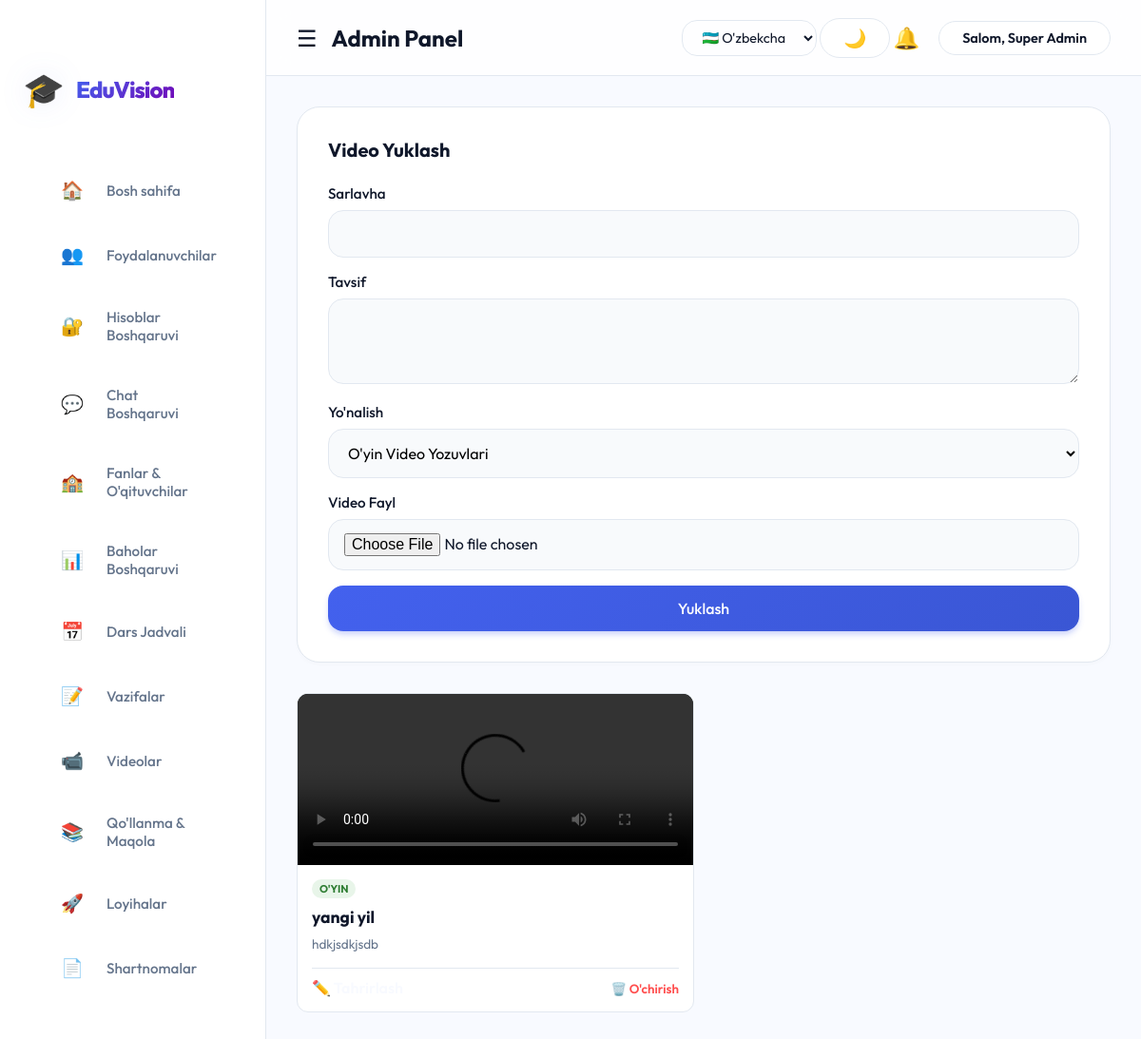
/admin/videos.php (signed in), run on the app's committed database.
### tables this page shows
CREATE TABLE `videos` (
  `id` int(11) NOT NULL,
  `title` varchar(255) NOT NULL,
  `description` text,
  `file_path` varchar(255) NOT NULL,
  `type` enum('game','skill') NOT NULL,
  `created_at` timestamp NULL DEFAULT CURRENT_TIMESTAMP
);

### admin/videos.php (the view, shortened to what this page needs)
<?php
require '../config/db.php';
$edit_item = null;
$videos = $pdo->query("SELECT * FROM videos ORDER BY id DESC")->fetchAll();
?>
<!DOCTYPE html>
<html lang="uz">
<head>
    <link rel="stylesheet" href="../assets/css/style.css">
</head>
<body>
    <?php include ($_SESSION['role'] == 'admin' ? 'sidebar.php' : '../teacher/sidebar.php'); ?>
    <div class="main-content">
        <div class="card">
            <h3><?= $edit_item ? 'Video Tahrirlash' : 'Video Yuklash' ?></h3>
            <form method="POST" enctype="multipart/form-data">
                <div class="form-group">
                    <label>Sarlavha</label>
                    <input type="text" name="title" class="form-control" value="<?= $edit_item ? htmlspecialchars($edit_item['title']) : '' ?>" required>
                </div>
                <div class="form-group">
                    <label>Tavsif</label>
                    <textarea name="description" class="form-control" required rows="3"><?= $edit_item ? htmlspecialchars($edit_item['description']) : '' ?></textarea>
                </div>
                <div class="form-group">
                    <label>Yo'nalish</label>
                    <select name="type" class="form-control">
                        <option value="game" <?= ($edit_item && $edit_item['type'] == 'game') ? 'selected' : '' ?>>O'yin Video Yozuvlari</option>
                    </select>
                </div>
                <div class="form-group">
                    <label>Video Fayl</label>
                    <input type="file" name="video_file" class="form-control" accept="video/*">
                </div>
                <div style="display: flex; gap: 10px;">
                    <button type="submit" name="save_video" class="btn"><?= $edit_item ? 'Yangilash' : 'Yuklash' ?></button>
                </div>
            </form>
        </div>
        <div style="display: grid; grid-template-columns: repeat(auto-fill, minmax(320px, 1fr)); gap: 20px; margin-top: 20px;">
            <?php foreach ($videos as $video): ?>
                <div class="video-card" style="background: var(--bg-card); border-radius: 12px; border: 1px solid var(--border-color); overflow: hidden; display: flex; flex-direction: column; box-shadow: var(--shadow); position: relative;">
                    <video width="100%" controls style="max-height: 180px; background: #000;">
                        <source src="../<?= $video['file_path'] ?>" type="video/mp4">
                    </video>
                    <div style="padding: 15px; flex: 1; display: flex; flex-direction: column;">
                        <span style="font-size: 0.7rem; background: #e8f5e9; color: #2e7d32; padding: 3px 8px; border-radius: 10px; align-self: flex-start; margin-bottom: 8px; font-weight: bold;">
                            <?= htmlspecialchars($video['type'] == 'game' ? "O'YIN" : "MAHORAT") ?>
                        </span>
                        <h4 style="margin-bottom: 8px; font-size: 1.1rem;"><?= htmlspecialchars($video['title']) ?></h4>
                        <p style="font-size: 0.85rem; color: var(--text-light); line-height: 1.4; display: -webkit-box; -webkit-line-clamp: 2; -webkit-box-orient: vertical; overflow: hidden; margin-bottom: 15px;">
                            <?= htmlspecialchars($video['description']) ?>
                        </p>
                        <div style="margin-top: auto; display: flex; justify-content: space-between; align-items: center; border-top: 1px solid var(--border-color); padding-top: 10px;">
                            <a href="?edit=<?= $video['id'] ?>" style="text-decoration: none; font-weight: 600; color: var(--secondary-color);">✏️ Tahrirlash</a>
                            <form method="POST" onsubmit="return confirm('O\'chirilsinmi?');" style="display: inline;">
                                <button type="submit" name="delete_video" style="background: none; border: none; color: #ff4d4d; cursor: pointer; font-weight: 600;">🗑️ O'chirish</button>
                            </form>
                        </div>
                    </div>
                </div>
            <?php endforeach; ?>
        </div>
    </div>
</body>
</html>

### assets/css/style.css (style rules this page uses)
:root { --primary-color: #4361ee; --primary-hover: #3a56d4; --primary-soft: rgba(67, 97, 238, 0.1); --secondary-color: #f8faff; --sidebar-bg: #ffffff; --sidebar-text: #64748b; --sidebar-active: #4361ee; --sidebar-active-bg: rgba(67, 97, 238, 0.08); --text-dark: #0f172a; --text-light: #64748b; --danger: #ef4444; --success: #10b981; --warning: #f59e0b; --white: #ffffff; --border-color: #e2e8f0; --bg-card: #ffffff; --glass-bg: rgba(255, 255, 255, 0.7); --glass-border: rgba(255, 255, 255, 0.3); --shadow-sm: 0 2px 4px rgba(0, 0, 0, 0.02); --shadow-md: 0 10px 15px -3px rgba(0, 0, 0, 0.05); --shadow-lg: 0 20px 25px -5px rgba(0, 0, 0, 0.08); --shadow-premium: 0 20px 40px -10px rgba(67, 97, 238, 0.2); --radius-md: 16px; --radius-lg: 24px; --sidebar-width: 280px; --header-height: 80px; }
* { margin: 0; padding: 0; box-sizing: border-box; font-family: 'Outfit', sans-serif; }
body { background-color: var(--secondary-color); color: var(--text-dark); display: flex; min-height: 100vh; font-size: 16px; }
.form-group { margin-bottom: 1rem; }
.form-group label { display: block; margin-bottom: 0.5rem; color: var(--text-dark); font-weight: 500; font-size: 0.95rem; }
.form-control { width: 100%; padding: 0.875rem 1rem; border: 1px solid #e2e8f0; border-radius: var(--radius-md); font-size: 1rem; transition: all 0.2s; background: #f8fafc; }
.btn { display: inline-flex; justify-content: center; align-items: center; padding: 0.875rem 2rem; background: linear-gradient(135deg, var(--primary-color), var(--primary-hover)); color: white; border: none; border-radius: var(--radius-md); cursor: pointer; text-decoration: none; font-size: 1rem; font-weight: 500; transition: all 0.3s ease; width: 100%; box-shadow: 0 4px 6px -1px rgba(67, 97, 238, 0.3); }
.main-content { margin-left: var(--sidebar-width); width: calc(100% - var(--sidebar-width)); padding: 2rem; margin-top: var(--header-height); }
.card { background: white; padding: 2rem; border-radius: var(--radius-lg); box-shadow: var(--shadow-sm); margin-bottom: 2rem; border: 1px solid #e2e8f0; transition: all 0.3s ease; }
.card h3 { margin-bottom: 1.5rem; font-weight: 700; color: var(--text-dark); font-size: 1.25rem; display: flex; align-items: center; justify-content: space-between; }
.video-card { background: var(--bg-card); border-radius: var(--radius-lg); border: 1px solid var(--border-color); overflow: hidden; transition: all 0.4s cubic-bezier(0.4, 0, 0.2, 1); display: flex; flex-direction: column; box-shadow: var(--shadow-md); }
.video-card video { width: 100%; aspect-ratio: 16 / 9; object-fit: cover; background: #000; transition: filter 0.3s; }

### data on the page
videos: type "O'YIN", title "yangi yil", description "hdkjsdkjsdb"

### other printed values
$lang['system_title'] "EduVision"
$lang['home'] "Bosh sahifa"
$lang['users'] "Foydalanuvchilar"
$lang['tasks'] "Vazifalar"
$lang['videos'] "Videolar"
$lang['manuals'] "Qo'llanma & Maqola"
$lang['projects'] "Loyihalar"
$lang['contracts'] "Shartnomalar"
$lang['admin_panel'] "Admin Panel"
$lang['welcome'] "Salom"
$_SESSION['name'] "Super Admin"
